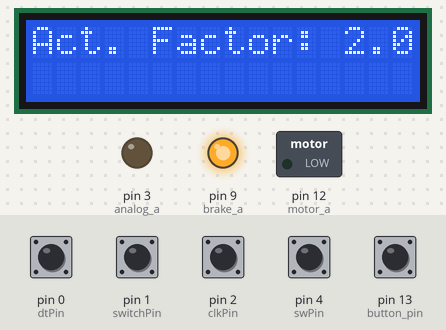
Bench run of a sketch on a simulated Arduino Uno, built with avr-gcc and run on an emulated ATmega328P. Shown: 16×2 character LCD, switched loads named in the sketch (green lamp = pin HIGH), output pins drawn as LEDs (lit = HIGH). The test bench sets the inputs (shaded band); at power-on: pin 0 (dtPin), pin 1 (switchPin), pin 2 (clkPin), pin 4 (swPin), pin 13 (button_pin) HIGH.

Above: at 1.2 s.
1.3 s: pin 13 (button_pin) pulled LOW for 0.15 s
At 1.9 s:
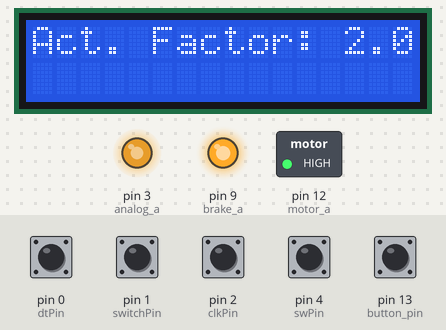
2.9 s: pin 1 (switchPin) pulled LOW for 0.15 s
At 3.9 s:
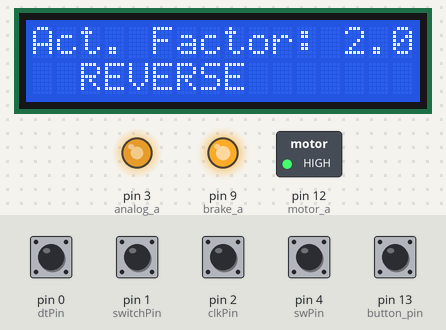
4.5 s: pin 13 (button_pin) pulled LOW for 1 s
At 4.8 s:
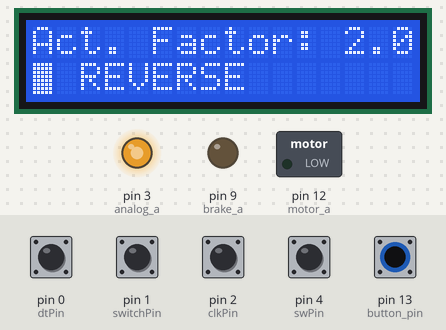
7.0 s: pin 4 (swPin) pulled LOW for 0.15 s
At 8.2 s:
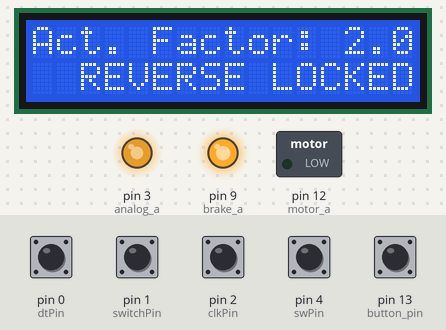
8.6 s: pin 1 (switchPin) pulled LOW for 1 s
At 9.3 s:
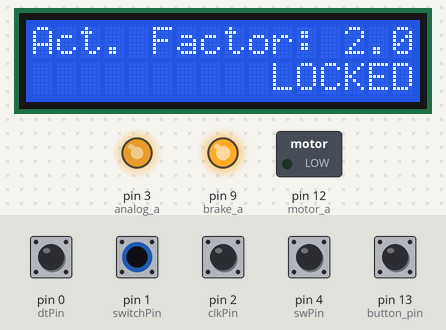
11.1 s: pin 13 (button_pin) pulled LOW for 0.15 s
At 11.18 s:
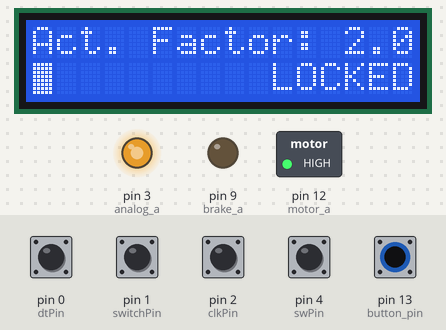
Timing chart, 0 to 13.7 s (numbered marks = the images above; inputs shaded):
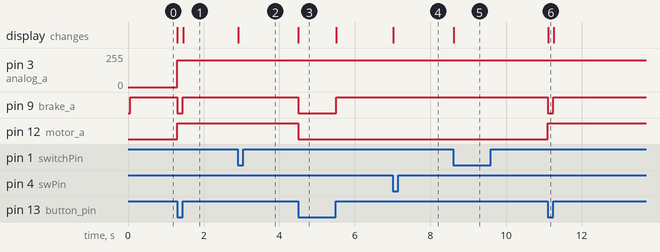

The sketch:

final.ino
```cpp
//Peter Richards
//pfr2109

#include <LiquidCrystal.h>

//Pin initializations
LiquidCrystal lcd(7, 8, 5, 10, 11, 6); //Lcd Screen
const uint8_t button_pin = 13; //pin for finger button
const uint8_t motor_a = 12; //Motor Channel A pin
const uint8_t brake_a = 9; //Brake Channel A pin
const uint8_t analog_a = 3; //analog pin for Channel A
const uint8_t clkPin = 2; //Actuation Adjustment Knob (clk pin)
const uint8_t dtPin = 0; //Actuation Adjustment Knob (dt pin)
const uint8_t swPin = 4;//Actuation Adjustment Knob (sw pin)
const uint8_t switchPin = 1;  // pin for thumb switch

//Values to persist beyond one while loop
const bool switchOn  = false;
const bool switchOff = true;
bool last_reverse_state = switchOff;
bool new_reverse_state = switchOff;
bool last_locked_state = switchOff;
bool new_locked_state = switchOff;
bool reverse = false;
bool locked = false;

double act_fac = 2.0; //This can be whatever you want
const uint32_t debounceTime = 5;

void setup() {

  pinMode(button_pin, INPUT); //Initialize the finger button
  pinMode(switchPin, INPUT_PULLUP); //Initialize the thumb switch
  pinMode(motor_a, OUTPUT); //Initiates Motor Channel A pin
  pinMode(brake_a, OUTPUT); //Initiates Brake Channel A pin
  lcd.begin(16, 2); //Initialize lcd screen
  pinMode(clkPin, INPUT); //Initialize the Actuation Adjustment Knob
  pinMode(dtPin, INPUT); //Initialize the Actuation Adjustment Knob
  pinMode(swPin, INPUT_PULLUP); //Initialize the Actuation Adjustment Knob

}


void loop() {

  //Decides what direction to run the motor
  new_reverse_state = digitalRead( switchPin );
  if( last_reverse_state != new_reverse_state ) {

    delay( debounceTime );
    last_reverse_state = new_reverse_state;

    if( new_reverse_state == switchOn && reverse == false ) {
      reverse = true;
    }
    else if( new_reverse_state == switchOn && reverse == true ) {
      reverse = false;
    }

  }

  //Decides whether or not to lock the actuation factor
  new_locked_state = digitalRead( swPin );
  if( last_locked_state != new_locked_state ) {

    delay( debounceTime );
    last_locked_state = new_locked_state;

    if( new_locked_state == switchOn && locked == false ) {
      locked = true;
    }
    else if( new_locked_state == switchOn && locked == true ) {
      locked = false;
    }

  }

  //If the knob is spun, change the actuation factor
  double change = upordown();
  if (change != 0 && locked == false) {
     act_fac = act_fac + change;
  }
  if (act_fac > 2.55) {
      act_fac = 2.55;
  }
  if (act_fac < 1.00) {
      act_fac = 1.00;
  }

  //if the sensor in the finger is triggered, move the motor
  //otherwise, engage brake
  int buttonState = digitalRead(button_pin);
  if (buttonState == 0) {
    if (reverse == false) {
         moveforward(act_fac);
    }
    else {
        movebackward(act_fac);
    }

  }
  else {
     digitalWrite(brake_a, HIGH);
  }

  //Print actuation factor on screen
  lcd.print("Act. Factor: 2.0");
  if (change != 0) {
      lcd.setCursor(13,0);
      lcd.print(" ");
      lcd.setCursor(14,0);
      lcd.print(" ");
      lcd.setCursor(15,0);
      lcd.print(" ");
      lcd.setCursor(13,0);
      lcd.print(act_fac);
  }

  //if moving the motor, light up the actuation indicator
  lcd.setCursor(0, 1);
  if (buttonState == 0) {
     lcd.print((char)255);
  }
  else {
    lcd.print(" ");
  }

  lcd.setCursor(1, 1);
  lcd.print(" ");

  //If motor set to reverse, light up "REVERSE"
  lcd.setCursor(2, 1);
  if (reverse == false) {
      lcd.print("        ");
  }
  else {
      lcd.print("REVERSE ");
  }

  //If actuation factor is locked, light up "LOCKED"
  lcd.setCursor(10, 1);
  if (locked == false) {
      lcd.print("       ");
  }
  else {
      lcd.print("LOCKED ");
  }

}

//function to move motor forwards
void moveforward(double act_factor){

    double motor_power = 100 * act_factor;
    digitalWrite(motor_a, HIGH);
    digitalWrite(brake_a, LOW);
    analogWrite(analog_a, motor_power);

}

//function to move motor backwards
void movebackward(double act_factor) {

    double motor_power = 100 * act_factor;
    digitalWrite(motor_a, LOW);
    digitalWrite(brake_a, LOW);
    analogWrite(analog_a, motor_power);
}

//function to adjust the Actuation Adjustment Knob
double upordown(void) {

    static int oldA = HIGH; //set the oldA as HIGH
    static int oldB = HIGH; //set the oldB as HIGH
    double result = 0;
    int newA = digitalRead(clkPin);//read the value of clkPin to newA
    int newB = digitalRead(dtPin);//read the value of dtPin to newB

    if (newA != oldA || newB != oldB) {

        if (oldA == HIGH && newA == LOW) {

              if (newB != newA) {
                result = -0.1;
              }
              else {
                result = 0.1;
              }
        }

    }

    oldA = newA;
    oldB = newB;

    return result;

}
```

Measured:
- after the input at 1.3 s, pin 3 (analog_a): 0/255 → 200/255 at once; pin 9 (brake_a): HIGH → LOW at once, → HIGH 0.15 s later; pin 12 (motor_a): LOW → HIGH at once; the display: first changes at once (image 1 shows a later state)
- after the input at 2.9 s, the display: changes at once (image 2)
- after the input at 4.5 s, pin 9 (brake_a): HIGH → LOW at once, → HIGH 1.0 s later; pin 12 (motor_a): HIGH → LOW at once; the display: changes at once (image 3)
- after the input at 7.0 s, the display: changes at once (image 4)
- after the input at 8.6 s, the display: changes at once (image 5)
- after the input at 11.1 s, pin 9 (brake_a): HIGH → LOW at once, → HIGH 0.15 s later; pin 12 (motor_a): LOW → HIGH at once; the display: changes at once (image 6)
